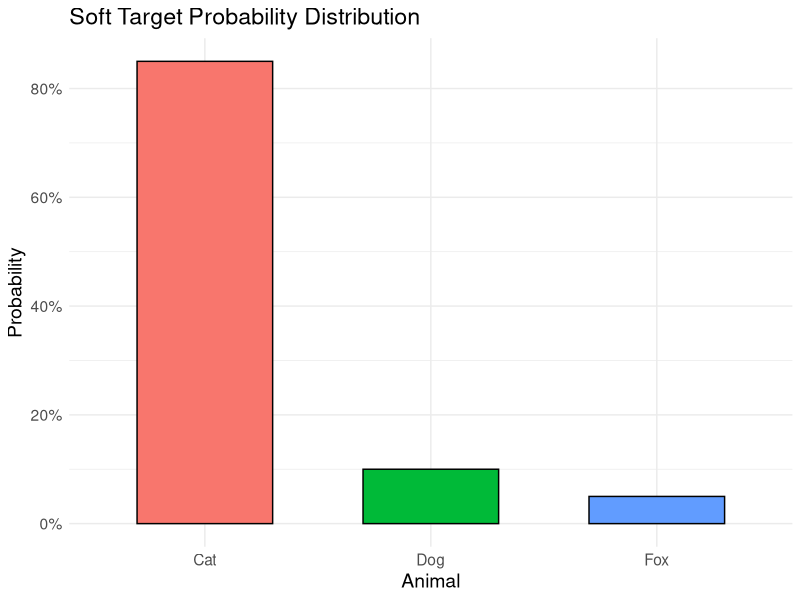

This chart was generated by the following R code:
## ---- chunk 1

##| label: fig-soft-targets
##| fig-cap: Soft target probability distribution.
##| fig-align: center
##| echo: false

library(ggplot2)

## Define the data
data <- data.frame(
  Animal = c("Cat", "Dog", "Fox"),
  Probability = c(0.85, 0.10, 0.05)
)

## Create the plot
ggplot(data, aes(x = Animal, y = Probability, fill = Animal)) +
  geom_bar(stat = "identity", width = 0.6, color = "black") +
  scale_y_continuous(labels = scales::percent_format(accuracy = 1)) +
  labs(
    title = "Soft Target Probability Distribution",
    x = "Animal",
    y = "Probability"
  ) +
  theme_minimal() +
  theme(legend.position = "none",
        text = element_text(size = 14))
